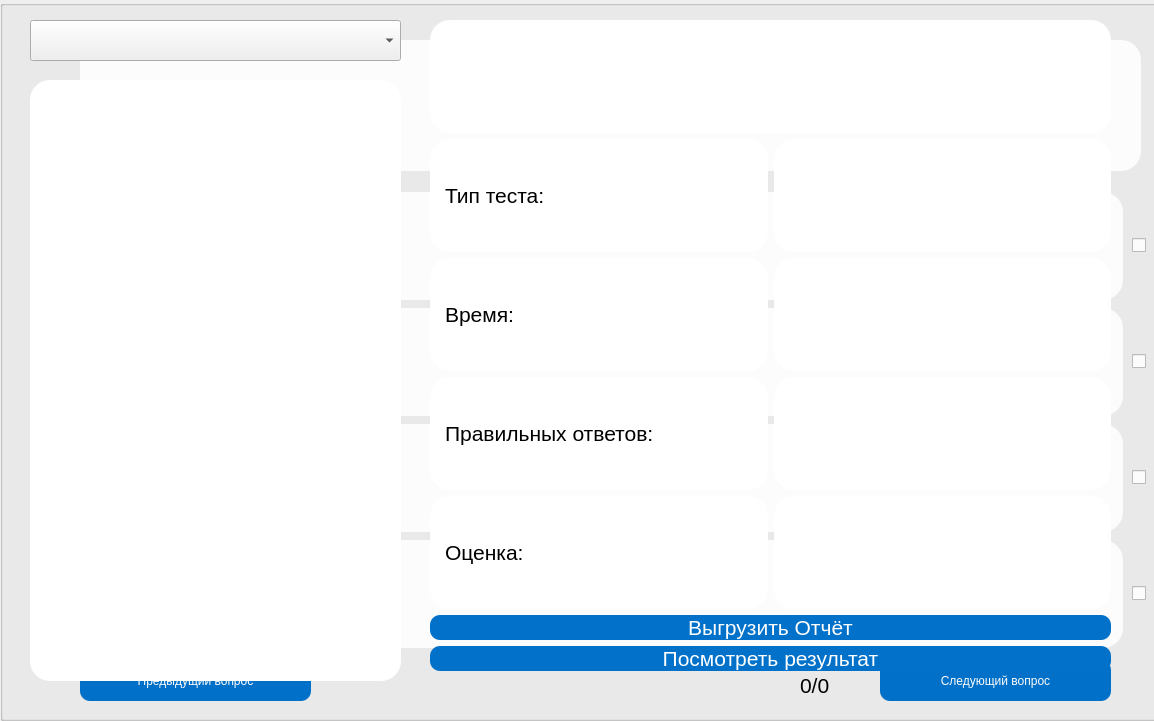
<?xml version="1.0" encoding="UTF-8"?>
<ui version="4.0">
 <class>MainWindow</class>
 <widget class="QMainWindow" name="MainWindow">
  <property name="geometry">
   <rect>
    <x>0</x>
    <y>0</y>
    <width>1154</width>
    <height>721</height>
   </rect>
  </property>
  <property name="sizePolicy">
   <sizepolicy hsizetype="Maximum" vsizetype="Maximum">
    <horstretch>0</horstretch>
    <verstretch>0</verstretch>
   </sizepolicy>
  </property>
  <property name="windowTitle">
   <string>MainWindow</string>
  </property>
  <widget class="QWidget" name="centralwidget">
   <property name="sizePolicy">
    <sizepolicy hsizetype="Maximum" vsizetype="Maximum">
     <horstretch>0</horstretch>
     <verstretch>0</verstretch>
    </sizepolicy>
   </property>
   <property name="styleSheet">
    <string notr="true"/>
   </property>
   <widget class="QGroupBox" name="test_box">
    <property name="geometry">
     <rect>
      <x>0</x>
      <y>0</y>
      <width>1171</width>
      <height>721</height>
     </rect>
    </property>
    <property name="styleSheet">
     <string notr="true"/>
    </property>
    <property name="title">
     <string/>
    </property>
    <widget class="QLabel" name="question_text">
     <property name="geometry">
      <rect>
       <x>80</x>
       <y>40</y>
       <width>1061</width>
       <height>131</height>
      </rect>
     </property>
     <property name="minimumSize">
      <size>
       <width>1061</width>
       <height>0</height>
      </size>
     </property>
     <property name="maximumSize">
      <size>
       <width>1061</width>
       <height>16777215</height>
      </size>
     </property>
     <property name="font">
      <font>
       <pointsize>16</pointsize>
      </font>
     </property>
     <property name="styleSheet">
      <string notr="true">background-color: rgb(255, 255, 255);
border-radius: 20px;
padding-left:10px</string>
     </property>
     <property name="text">
      <string/>
     </property>
     <property name="wordWrap">
      <bool>true</bool>
     </property>
    </widget>
    <widget class="QWidget" name="verticalLayoutWidget_3">
     <property name="geometry">
      <rect>
       <x>80</x>
       <y>190</y>
       <width>1071</width>
       <height>461</height>
      </rect>
     </property>
     <layout class="QVBoxLayout" name="question_list_layout">
      <property name="spacing">
       <number>6</number>
      </property>
      <property name="sizeConstraint">
       <enum>QLayout::SetDefaultConstraint</enum>
      </property>
      <item>
       <layout class="QHBoxLayout" name="question_box_1">
        <property name="sizeConstraint">
         <enum>QLayout::SetDefaultConstraint</enum>
        </property>
        <item>
         <widget class="QLabel" name="answer_var_1">
          <property name="sizePolicy">
           <sizepolicy hsizetype="Preferred" vsizetype="Minimum">
            <horstretch>0</horstretch>
            <verstretch>0</verstretch>
           </sizepolicy>
          </property>
          <property name="minimumSize">
           <size>
            <width>1040</width>
            <height>108</height>
           </size>
          </property>
          <property name="maximumSize">
           <size>
            <width>950</width>
            <height>16777215</height>
           </size>
          </property>
          <property name="mouseTracking">
           <bool>false</bool>
          </property>
          <property name="autoFillBackground">
           <bool>false</bool>
          </property>
          <property name="styleSheet">
           <string notr="true">background-color: rgb(255, 255, 255);
border-radius: 20px;
padding-left:10px</string>
          </property>
          <property name="frameShape">
           <enum>QFrame::NoFrame</enum>
          </property>
          <property name="text">
           <string/>
          </property>
          <property name="textFormat">
           <enum>Qt::AutoText</enum>
          </property>
          <property name="wordWrap">
           <bool>true</bool>
          </property>
         </widget>
        </item>
        <item>
         <widget class="QCheckBox" name="choose_answer_1">
          <property name="sizePolicy">
           <sizepolicy hsizetype="Minimum" vsizetype="Maximum">
            <horstretch>0</horstretch>
            <verstretch>0</verstretch>
           </sizepolicy>
          </property>
          <property name="maximumSize">
           <size>
            <width>16</width>
            <height>16777215</height>
           </size>
          </property>
          <property name="text">
           <string/>
          </property>
         </widget>
        </item>
       </layout>
      </item>
      <item>
       <layout class="QHBoxLayout" name="question_box_2">
        <item>
         <widget class="QLabel" name="answer_var_2">
          <property name="sizePolicy">
           <sizepolicy hsizetype="Maximum" vsizetype="Minimum">
            <horstretch>0</horstretch>
            <verstretch>0</verstretch>
           </sizepolicy>
          </property>
          <property name="minimumSize">
           <size>
            <width>1040</width>
            <height>108</height>
           </size>
          </property>
          <property name="maximumSize">
           <size>
            <width>950</width>
            <height>16777215</height>
           </size>
          </property>
          <property name="mouseTracking">
           <bool>true</bool>
          </property>
          <property name="autoFillBackground">
           <bool>false</bool>
          </property>
          <property name="styleSheet">
           <string notr="true">background-color: rgb(255, 255, 255);
border-radius: 20px;
padding-left:10px</string>
          </property>
          <property name="frameShape">
           <enum>QFrame::NoFrame</enum>
          </property>
          <property name="text">
           <string/>
          </property>
          <property name="textFormat">
           <enum>Qt::AutoText</enum>
          </property>
          <property name="wordWrap">
           <bool>true</bool>
          </property>
         </widget>
        </item>
        <item>
         <widget class="QCheckBox" name="choose_answer_2">
          <property name="sizePolicy">
           <sizepolicy hsizetype="Minimum" vsizetype="Maximum">
            <horstretch>0</horstretch>
            <verstretch>0</verstretch>
           </sizepolicy>
          </property>
          <property name="maximumSize">
           <size>
            <width>16</width>
            <height>16777215</height>
           </size>
          </property>
          <property name="text">
           <string/>
          </property>
         </widget>
        </item>
       </layout>
      </item>
      <item>
       <layout class="QHBoxLayout" name="question_box_3">
        <item>
         <widget class="QLabel" name="answer_var_3">
          <property name="sizePolicy">
           <sizepolicy hsizetype="Maximum" vsizetype="Minimum">
            <horstretch>0</horstretch>
            <verstretch>0</verstretch>
           </sizepolicy>
          </property>
          <property name="minimumSize">
           <size>
            <width>1040</width>
            <height>108</height>
           </size>
          </property>
          <property name="maximumSize">
           <size>
            <width>950</width>
            <height>16777215</height>
           </size>
          </property>
          <property name="autoFillBackground">
           <bool>false</bool>
          </property>
          <property name="styleSheet">
           <string notr="true">background-color: rgb(255, 255, 255);
border-radius: 20px;
padding-left:10px</string>
          </property>
          <property name="frameShape">
           <enum>QFrame::NoFrame</enum>
          </property>
          <property name="text">
           <string/>
          </property>
          <property name="textFormat">
           <enum>Qt::AutoText</enum>
          </property>
          <property name="wordWrap">
           <bool>true</bool>
          </property>
         </widget>
        </item>
        <item>
         <widget class="QCheckBox" name="choose_answer_3">
          <property name="sizePolicy">
           <sizepolicy hsizetype="Minimum" vsizetype="Maximum">
            <horstretch>0</horstretch>
            <verstretch>0</verstretch>
           </sizepolicy>
          </property>
          <property name="maximumSize">
           <size>
            <width>16</width>
            <height>16777215</height>
           </size>
          </property>
          <property name="text">
           <string/>
          </property>
         </widget>
        </item>
       </layout>
      </item>
      <item>
       <layout class="QHBoxLayout" name="question_box_4">
        <item>
         <widget class="QLabel" name="answer_var_4">
          <property name="sizePolicy">
           <sizepolicy hsizetype="Maximum" vsizetype="Minimum">
            <horstretch>0</horstretch>
            <verstretch>0</verstretch>
           </sizepolicy>
          </property>
          <property name="minimumSize">
           <size>
            <width>1040</width>
            <height>108</height>
           </size>
          </property>
          <property name="maximumSize">
           <size>
            <width>950</width>
            <height>16777215</height>
           </size>
          </property>
          <property name="autoFillBackground">
           <bool>false</bool>
          </property>
          <property name="styleSheet">
           <string notr="true">background-color: rgb(255, 255, 255);
border-radius: 20px;
padding-left:10px</string>
          </property>
          <property name="frameShape">
           <enum>QFrame::NoFrame</enum>
          </property>
          <property name="text">
           <string/>
          </property>
          <property name="textFormat">
           <enum>Qt::AutoText</enum>
          </property>
          <property name="wordWrap">
           <bool>true</bool>
          </property>
         </widget>
        </item>
        <item>
         <widget class="QCheckBox" name="choose_answer_4">
          <property name="sizePolicy">
           <sizepolicy hsizetype="Minimum" vsizetype="Maximum">
            <horstretch>0</horstretch>
            <verstretch>0</verstretch>
           </sizepolicy>
          </property>
          <property name="maximumSize">
           <size>
            <width>16</width>
            <height>16777215</height>
           </size>
          </property>
          <property name="text">
           <string/>
          </property>
         </widget>
        </item>
       </layout>
      </item>
     </layout>
    </widget>
    <widget class="QPushButton" name="next_question">
     <property name="geometry">
      <rect>
       <x>880</x>
       <y>660</y>
       <width>231</width>
       <height>41</height>
      </rect>
     </property>
     <property name="cursor">
      <cursorShape>PointingHandCursor</cursorShape>
     </property>
     <property name="styleSheet">
      <string notr="true">    QPushButton {
        background-color: #0171CA;
        color: rgb(255, 255, 255);
        border-radius: 10px;
    }
    QPushButton:hover {
        background: rgba(0,0,0,0);
        color: #3a7999;
		 border : 2px solid ;
        border-color: #0171CA;
    }</string>
     </property>
     <property name="text">
      <string>Следующий вопрос</string>
     </property>
    </widget>
    <widget class="QLabel" name="qty_question_label">
     <property name="geometry">
      <rect>
       <x>800</x>
       <y>670</y>
       <width>61</width>
       <height>31</height>
      </rect>
     </property>
     <property name="font">
      <font>
       <pointsize>16</pointsize>
      </font>
     </property>
     <property name="text">
      <string>0/0</string>
     </property>
    </widget>
    <widget class="QLabel" name="time_counter">
     <property name="geometry">
      <rect>
       <x>440</x>
       <y>670</y>
       <width>341</width>
       <height>31</height>
      </rect>
     </property>
     <property name="font">
      <font>
       <pointsize>16</pointsize>
      </font>
     </property>
     <property name="text">
      <string/>
     </property>
    </widget>
    <widget class="QPushButton" name="previous_question">
     <property name="geometry">
      <rect>
       <x>80</x>
       <y>660</y>
       <width>231</width>
       <height>41</height>
      </rect>
     </property>
     <property name="cursor">
      <cursorShape>PointingHandCursor</cursorShape>
     </property>
     <property name="styleSheet">
      <string notr="true">    QPushButton {
        background-color: #0171CA;
        color: rgb(255, 255, 255);
        border-radius: 10px;
    }
    QPushButton:hover {
        background: rgba(0,0,0,0);
        color: #3a7999;
		 border : 2px solid ;
        border-color: #0171CA;
    }</string>
     </property>
     <property name="text">
      <string>Предыдущий вопрос</string>
     </property>
    </widget>
   </widget>
   <widget class="QGroupBox" name="test_result_box_menue">
    <property name="geometry">
     <rect>
      <x>0</x>
      <y>0</y>
      <width>1171</width>
      <height>721</height>
     </rect>
    </property>
    <property name="styleSheet">
     <string notr="true"/>
    </property>
    <property name="title">
     <string/>
    </property>
    <widget class="QListWidget" name="tests_list">
     <property name="geometry">
      <rect>
       <x>30</x>
       <y>80</y>
       <width>371</width>
       <height>601</height>
      </rect>
     </property>
     <property name="styleSheet">
      <string notr="true">background-color: rgb(255, 255, 255);
border-radius: 20px;
padding-left:10px</string>
     </property>
    </widget>
    <widget class="QComboBox" name="folder_list">
     <property name="geometry">
      <rect>
       <x>30</x>
       <y>20</y>
       <width>371</width>
       <height>41</height>
      </rect>
     </property>
     <property name="cursor">
      <cursorShape>PointingHandCursor</cursorShape>
     </property>
     <property name="editable">
      <bool>false</bool>
     </property>
    </widget>
    <widget class="QWidget" name="verticalLayoutWidget_5">
     <property name="geometry">
      <rect>
       <x>430</x>
       <y>20</y>
       <width>681</width>
       <height>651</height>
      </rect>
     </property>
     <layout class="QVBoxLayout" name="verticalLayout_4" stretch="0,0,0,0,0,0,0">
      <item>
       <widget class="QLabel" name="fio_label">
        <property name="font">
         <font>
          <pointsize>16</pointsize>
         </font>
        </property>
        <property name="styleSheet">
         <string notr="true">background-color: rgb(255, 255, 255);
border-radius: 20px;
padding-left:10px</string>
        </property>
        <property name="text">
         <string/>
        </property>
       </widget>
      </item>
      <item>
       <layout class="QHBoxLayout" name="horizontalLayout_3">
        <item>
         <widget class="QLabel" name="label_3">
          <property name="font">
           <font>
            <pointsize>16</pointsize>
           </font>
          </property>
          <property name="styleSheet">
           <string notr="true">background-color: rgb(255, 255, 255);
border-radius: 20px;
padding-left:10px</string>
          </property>
          <property name="text">
           <string>Тип теста:</string>
          </property>
         </widget>
        </item>
        <item>
         <widget class="QLabel" name="type_test_result">
          <property name="font">
           <font>
            <pointsize>16</pointsize>
           </font>
          </property>
          <property name="styleSheet">
           <string notr="true">background-color: rgb(255, 255, 255);
border-radius: 20px;
padding-left:10px</string>
          </property>
          <property name="text">
           <string/>
          </property>
         </widget>
        </item>
       </layout>
      </item>
      <item>
       <layout class="QHBoxLayout" name="horizontalLayout_8">
        <item>
         <widget class="QLabel" name="label_4">
          <property name="font">
           <font>
            <pointsize>16</pointsize>
           </font>
          </property>
          <property name="styleSheet">
           <string notr="true">background-color: rgb(255, 255, 255);
border-radius: 20px;
padding-left:10px</string>
          </property>
          <property name="text">
           <string>Время:</string>
          </property>
         </widget>
        </item>
        <item>
         <widget class="QLabel" name="time_wasted_result">
          <property name="font">
           <font>
            <pointsize>16</pointsize>
           </font>
          </property>
          <property name="styleSheet">
           <string notr="true">background-color: rgb(255, 255, 255);
border-radius: 20px;
padding-left:10px</string>
          </property>
          <property name="text">
           <string/>
          </property>
         </widget>
        </item>
       </layout>
      </item>
      <item>
       <layout class="QHBoxLayout" name="horizontalLayout_9">
        <item>
         <widget class="QLabel" name="label_7">
          <property name="font">
           <font>
            <pointsize>16</pointsize>
           </font>
          </property>
          <property name="styleSheet">
           <string notr="true">background-color: rgb(255, 255, 255);
border-radius: 20px;
padding-left:10px</string>
          </property>
          <property name="text">
           <string>Правильных ответов:</string>
          </property>
         </widget>
        </item>
        <item>
         <widget class="QLabel" name="correct_answers_result">
          <property name="font">
           <font>
            <pointsize>16</pointsize>
           </font>
          </property>
          <property name="styleSheet">
           <string notr="true">background-color: rgb(255, 255, 255);
border-radius: 20px;
padding-left:10px</string>
          </property>
          <property name="text">
           <string/>
          </property>
         </widget>
        </item>
       </layout>
      </item>
      <item>
       <layout class="QHBoxLayout" name="horizontalLayout_10">
        <item>
         <widget class="QLabel" name="label_8">
          <property name="font">
           <font>
            <pointsize>16</pointsize>
           </font>
          </property>
          <property name="styleSheet">
           <string notr="true">background-color: rgb(255, 255, 255);
border-radius: 20px;
padding-left:10px</string>
          </property>
          <property name="text">
           <string>Оценка:</string>
          </property>
         </widget>
        </item>
        <item>
         <widget class="QLabel" name="grade_label">
          <property name="font">
           <font>
            <pointsize>16</pointsize>
           </font>
          </property>
          <property name="styleSheet">
           <string notr="true">background-color: rgb(255, 255, 255);
border-radius: 20px;
padding-left:10px</string>
          </property>
          <property name="text">
           <string/>
          </property>
         </widget>
        </item>
       </layout>
      </item>
      <item>
       <widget class="QPushButton" name="get_export_result">
        <property name="sizePolicy">
         <sizepolicy hsizetype="Minimum" vsizetype="Maximum">
          <horstretch>0</horstretch>
          <verstretch>0</verstretch>
         </sizepolicy>
        </property>
        <property name="font">
         <font>
          <pointsize>16</pointsize>
         </font>
        </property>
        <property name="cursor">
         <cursorShape>PointingHandCursor</cursorShape>
        </property>
        <property name="styleSheet">
         <string notr="true">    QPushButton {
        background-color: #0171CA;
        color: rgb(255, 255, 255);
        border-radius: 10px;
    }
    QPushButton:hover {
        background: rgba(0,0,0,0);
        color: #3a7999;
		 border : 2px solid ;
        border-color: #0171CA;
    }</string>
        </property>
        <property name="text">
         <string>Выгрузить Отчёт</string>
        </property>
       </widget>
      </item>
      <item>
       <widget class="QPushButton" name="get_result_from_result">
        <property name="sizePolicy">
         <sizepolicy hsizetype="Minimum" vsizetype="Maximum">
          <horstretch>0</horstretch>
          <verstretch>0</verstretch>
         </sizepolicy>
        </property>
        <property name="font">
         <font>
          <pointsize>16</pointsize>
         </font>
        </property>
        <property name="cursor">
         <cursorShape>PointingHandCursor</cursorShape>
        </property>
        <property name="styleSheet">
         <string notr="true">    QPushButton {
        background-color: #0171CA;
        color: rgb(255, 255, 255);
        border-radius: 10px;
    }
    QPushButton:hover {
        background: rgba(0,0,0,0);
        color: #3a7999;
		 border : 2px solid ;
        border-color: #0171CA;
    }</string>
        </property>
        <property name="text">
         <string>Посмотреть результат</string>
        </property>
       </widget>
      </item>
     </layout>
    </widget>
   </widget>
  </widget>
 </widget>
 <resources/>
 <connections/>
</ui>
